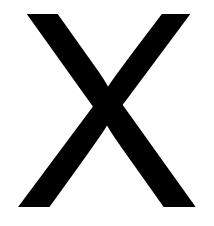
%> input picture X_letter.bmp, 214 x 226 px
$ octave ghng_demo_self_organization2.m   (GNU Octave 9; MATLAB toolbox functions it lacks are replaced by stand-ins)
%> lines starting %> are read from the running program, lines starting %| are printed output that depends on the picture
### GenerateSamplesImg.m
function [Samples]=GenerateSamplesImg(FileName,NumSamples)
%> called with FileName = 'X_letter.bmp', NumSamples = 10000
% Coded by Ezequiel L髉ez-Rubio, April 2012.

Image=rot90(double(rgb2gray(imread(FileName)))/255,3);
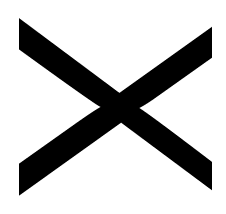
%> Image: size 214x226 double; min 0, max 1, mean 0.771

[RowsIm,ColsIm]=size(Image);
%> RowsIm = 214; ColsIm = 226

Samples=zeros(2,NumSamples);
NumSamplesRemaining=NumSamples;
while NumSamplesRemaining>0
    PreSamples=rand(2,NumSamplesRemaining);
    Points=ceil(PreSamples.*repmat([RowsIm;ColsIm],[1 NumSamplesRemaining]));
    LinearNdxPoints=sub2ind([RowsIm ColsIm],Points(1,:),Points(2,:));
    NdxNewSamples=find(Image(LinearNdxPoints)<1-rand(1,NumSamplesRemaining));
    NumNewSamples=numel(NdxNewSamples);
    Samples(:,NumSamples-NumSamplesRemaining+1:NumSamples-NumSamplesRemaining+NumNewSamples)=...
        PreSamples(:,NdxNewSamples);
    NumSamplesRemaining=NumSamplesRemaining-NumNewSamples;
end
%> this loop made 33 passes
%> (NumNewSamples, NumSamplesRemaining) on passes 1 to 12: (2244, 7756), (1724, 6032), (1398, 4634), (1050, 3584), (808, 2776), (647, 2129), (463, 1666), (405, 1261), (260, 1001), (232, 769), (198, 571), (126, 445)
%> (Points, LinearNdxPoints, NumNewSamples, NumSamplesRemaining) on passes 31 to 33: ([170 75; 138 180], [29488 38381], 1, 1), ([16; 115], 24412, 0, 1), ([146; 156], 33316, 1, 0)

% [11 lines of commented-out code are left out]

### TrainGHNG.m
function [Model] = TrainGHNG(Samples,Epochs,MaxNeurons,Tau,Lambda,EpsilonB,EpsilonN,Alpha,AMax,D,Level)
%> called with Epochs = 2, MaxNeurons = 20, Tau = 0.1, Lambda = 100, EpsilonB = 0.2, EpsilonN = 0.006, Alpha = 0.5, AMax = 50
% [21 lines of commented-out code are left out]

Model = [];
MaxLevels = 4;
[Dimension,NumSamples]=size(Samples);
%> Dimension = 2; NumSamples = 10000
if ((NumSamples<(Dimension+1)) && (Level>1)) || (Level > MaxLevels)
    return;
end

fprintf('\nLEVEL=%d\n',Level);
%% Growing Process
NumSteps = Epochs*NumSamples;
%> NumSteps = 20000
Model = TrainGNG(Samples,MaxNeurons,Lambda,EpsilonB,EpsilonN,Alpha,AMax,D,NumSteps,Tau);

%% Expansion Process
Winners = Model.Winners;
NdxNeurons = find(isfinite(Model.Means(1,:)));
fprintf('Final Graph Neurons: %d\n',numel(NdxNeurons));

%% PRUNE THE GRAPHS WITH ONLY 2 NEURONS. THIS IS TO SIMPLIFY THE HIERARCHY
if numel(NdxNeurons)==2,
    Model=[];
    return;
end

for NdxNeuro=NdxNeurons
    ChildSamples = Samples(:,Winners==NdxNeuro);
    Model.Child{NdxNeuro} = TrainGHNG(ChildSamples,Epochs,...
        MaxNeurons,Tau,Lambda,EpsilonB,EpsilonN,Alpha,AMax,D,Level+1);
end

### TrainGNG.m
function [Model]=TrainGNG(Samples,MaxUnits,Lambda,EpsilonB,EpsilonN,Alpha,AMax,D,NumSteps,Tau)
%> called with MaxUnits = 20, Lambda = 100, EpsilonB = 0.2, EpsilonN = 0.006, Alpha = 0.5, AMax = 50, D = 0.995, NumSteps = 20000
% Train a modified Growing Neural Gas (GNG) neural network
% E.j. Palomo and E. L髉ez-Rubio
% Reference:
%   Fritzke, B. (1995). A Growing Neural Gas Network Learns Topologies.
%       Advances in Neural Information Processing Systems 7, 625-632.
% Inputs:
%   Samples=Input samples (one sample per column)
%   Lambda=Number of steps between unit creations
%   EpsilonB=Learning rate for the best matching unit
%   EpsilonN=Learning rate for the neighbors of the best matching unit
%   Alpha=Factor for reducing the value of the error counter in case of
%       unit creation
%   D=Factor for decreasing the value of the error counter each step
%   AMax=Maximum admissible age of a connection
%   NumSteps=Total number of steps
% Output:
%   Model=Trained modified GNG model

Model.Samples=Samples;
Model.MaxUnits=MaxUnits;
Model.Lambda=Lambda;
Model.EpsilonB=EpsilonB;
Model.EpsilonN=EpsilonN;
Model.Alpha=Alpha;
Model.AMax=AMax;
Model.D=D;
Model.NumSteps=NumSteps;
%> Model.NumSteps = 20000
Model.Winners=zeros(1,size(Samples,2));

[Dimension,NumSamples]=size(Samples);
%> Dimension = 2; NumSamples = 10000

% Prototype vectors
Model.Means=nan*ones(Dimension,MaxUnits);

% Accumulated errors
Model.Errors=zeros(1,MaxUnits);

% Matrix of connections. An absent connection is represented by a zero value.
% A present connection is represented by a positive value which is the
% number of steps remaining until connection removal, i.e. its time to live
Model.Connections=sparse(MaxUnits,MaxUnits);

% Initialization (two units and a connection between them)
Model.Means(:,1:2)=Samples(:,ceil(rand(2,1)*NumSamples));
Model.Connections(1,2)=AMax;
Model.Connections(2,1)=AMax;

% Random permutation of samples
SampleNdxs=randperm(NumSamples);
Growing = 1;

% Main loop
for NdxStep=1:NumSteps
    % Choose a random sample
%     SampleIndex=ceil(rand(1)*NumSamples);
%     SampleIndex=SampleNdxs(NdxStep);
    SampleIndex=SampleNdxs(mod(NdxStep-1,NumSamples)+1); % to allow more than one epoch
    MySample=Samples(:,SampleIndex);
    % Determine the first (S1) and second (S2) best matching units
    SquaredDistances=sum((Model.Means-repmat(MySample,1,MaxUnits)).^2,1);
    [Sorted Indexes]=sort(SquaredDistances);
    S1=Indexes(1);
    S2=Indexes(2);
    Model.Winners(SampleIndex)=S1;
    % Decrease the time to live of all edges emanating from S1
    Model.Connections(S1,:)=max(0,Model.Connections(S1,:)-1);
    Model.Connections(:,S1)=max(0,Model.Connections(:,S1)-1);
    % Add the squared distance of S1 to the input sample to the error
    % counter of S1
    Model.Errors(S1)=Model.Errors(S1)+Sorted(1);
    % Move S1 and its topological neighbors towards the input sample
    Model.Means(:,S1)=(1-EpsilonB)*Model.Means(:,S1)+EpsilonB*MySample;
    Neighbors=find(Model.Connections(S1,:));
    Model.Means(:,Neighbors)=(1-EpsilonN)*Model.Means(:,Neighbors)+...
        EpsilonN*repmat(MySample,1,numel(Neighbors));
    % Create or refresh the connection between S1 and S2
    Model.Connections(S1,S2)=AMax;
    Model.Connections(S2,S1)=AMax;
    % Remove units with no emanating edges
    NdxNoEdges=find(sum(Model.Connections>0,1)==0);
    Model.Means(:,NdxNoEdges)=nan;
    Model.Errors(NdxNoEdges)=0;
    % Unit creation (only if the graph can keep growing)
    if mod(NdxStep,Lambda)==0 && Growing,
        % Store the mean quantization error for the current number of neurons
        OldNumNeurons=nnz(isfinite(Model.Means(1,:)));
        Model.MQE(OldNumNeurons)=sum(Model.Errors)/OldNumNeurons;
        % Store the current model
        OldModel=Model;

        % Find the unit with the largest error
        [Maximum NdxMaxError]=max(Model.Errors);
        % Find its neighbor with the largest error
        [Maximum NdxNeighbor]=max(Model.Errors.*(Model.Connections(NdxMaxError,:)>0));
        % Create the new unit, if possible. Otherwise, finish
        NdxNewUnit=find(isnan(Model.Means(1,:)),1,'first');
        if ~isempty(NdxNewUnit)
            % Set the new prototype vector
            Model.Means(:,NdxNewUnit)=0.5*(Model.Means(:,NdxMaxError)+...
                Model.Means(:,NdxNeighbor));
            % Remove the connection between the two old units
            Model.Connections(NdxMaxError,NdxNeighbor)=0;
            Model.Connections(NdxNeighbor,NdxMaxError)=0;
            % Create connections among the new unit and the two old ones
            Model.Connections(NdxNewUnit,[NdxMaxError NdxNeighbor])=AMax;
            Model.Connections([NdxMaxError NdxNeighbor],NdxNewUnit)=AMax;
            % Decrease the errors of the old units and set the error of the new
            % one
            Model.Errors([NdxMaxError NdxNeighbor])=Alpha*...
                Model.Errors([NdxMaxError NdxNeighbor]);
            Model.Errors(NdxNewUnit)=Model.Errors(NdxMaxError);
        end
    end
    % Growing check
    if mod(NdxStep,2*Lambda)==floor(3*Lambda/2)
        NumNeurons=nnz(isfinite(Model.Means(1,:)));
        Model.MQE(NumNeurons)=sum(Model.Errors)/NumNeurons;
        if NumNeurons>OldNumNeurons
            Improvement = (Model.MQE(OldNumNeurons)-Model.MQE(NumNeurons))/abs(Model.MQE(OldNumNeurons));
            if Improvement < Tau
                Improvement
                OldNumNeurons
                NumNeurons
                Model = OldModel;
                Growing = 0;
            end
        end
    end


    % Decrease all error variables by multiplying them by D
    Model.Errors=D*Model.Errors;


end
%> this loop made 20000 passes
%> (MySample, S1, S2, Neighbors) on passes 1 to 3: ([0.242; 0.209], 2, 1, 1), ([0.627; 0.299], 2, 1, 1), ([0.201; 0.18], 2, 1, 1)
%> after the loop, Growing = 0; Improvement = 0.0817; Maximum = 0.0429; Model = {MaxUnits 20, Lambda 100, EpsilonB 0.2, EpsilonN 0.006, Alpha 0.5, AMax 50}; NdxMaxError = 15; NdxNeighbor = 12; NdxNewUnit = 19; NumNeurons = 18; OldModel has the same summary as Model; OldNumNeurons = 18

### ghng_demo_self_organization2.m
% GHNG demo for self-organization with 'X' letter shape

clear all
NumSamples=10000;
MaxNeurons = 20; % Maximum number of neurons in each graph
Tau = 0.1;

% The following values of the parameters are those considered in the
% original GNG paper by Fritzke (1995)
Lambda=100;
Epochs=2;
EpsilonB=0.2;
EpsilonN=0.006;
Alpha=0.5;
AMax=50;
D=0.995;

% Generate data ('X' letter shape)
Samples = GenerateSamplesImg('X_letter.bmp',NumSamples);

% GHNG Training
[Model] = TrainGHNG(Samples,Epochs,MaxNeurons,Tau,Lambda,EpsilonB,EpsilonN,Alpha,AMax,D,1);
%> in TrainGHNG, `NdxNeurons = find(isfinite(Model.Means(1,:)));`: NdxNeurons = 18 values from 1 to 18
%| Final Graph Neurons: 18
%> (the run ends here)
